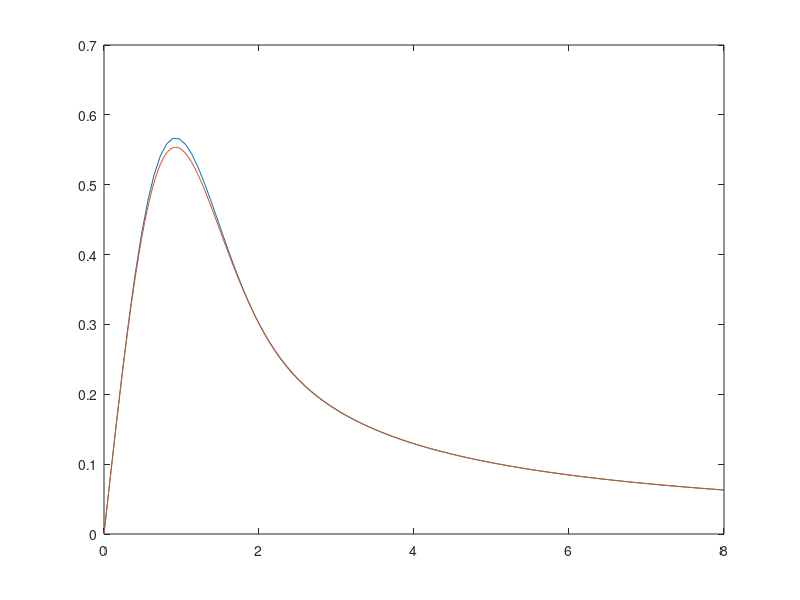

This figure's MATLAB source:
n1 = 100;
n2 = 200;
xspan1 = linspace(0,8,n1);
xspan2 = linspace(0,8,n2);
ynum1 = zeros(length(xspan1),1);
dy1 = ynum1;
ynum2 = zeros(length(xspan2),1);
dy2 = ynum2; 
dx1 = xspan1(2) - xspan1(1);
dx2 = xspan2(2) - xspan2(1);

%Euler Process
ynum1(1) = 0;   %y0 = 0 initial condition
ynum2(1) = 0;
%dy(1) = -2*xspan(1)*ynum1(1)+1
%ynum1(2) = ynum1(1) + dx1*dy1(1)

for i = 2:n1
   dy1(i-1) = -2*xspan1(i-1)*ynum1(i-1) + 1;
   ynum1(i) = ynum1(i-1) + dx1*dy1(i-1);
end

for i = 2:n2
   dy2(i-1) = -2*xspan2(i-1)*ynum2(i-1) + 1;
   ynum2(i) = ynum2(i-1) + dx2*dy2(i-1);
end

figure()
plot(xspan1,ynum1)
hold on
plot(xspan2,ynum2)

